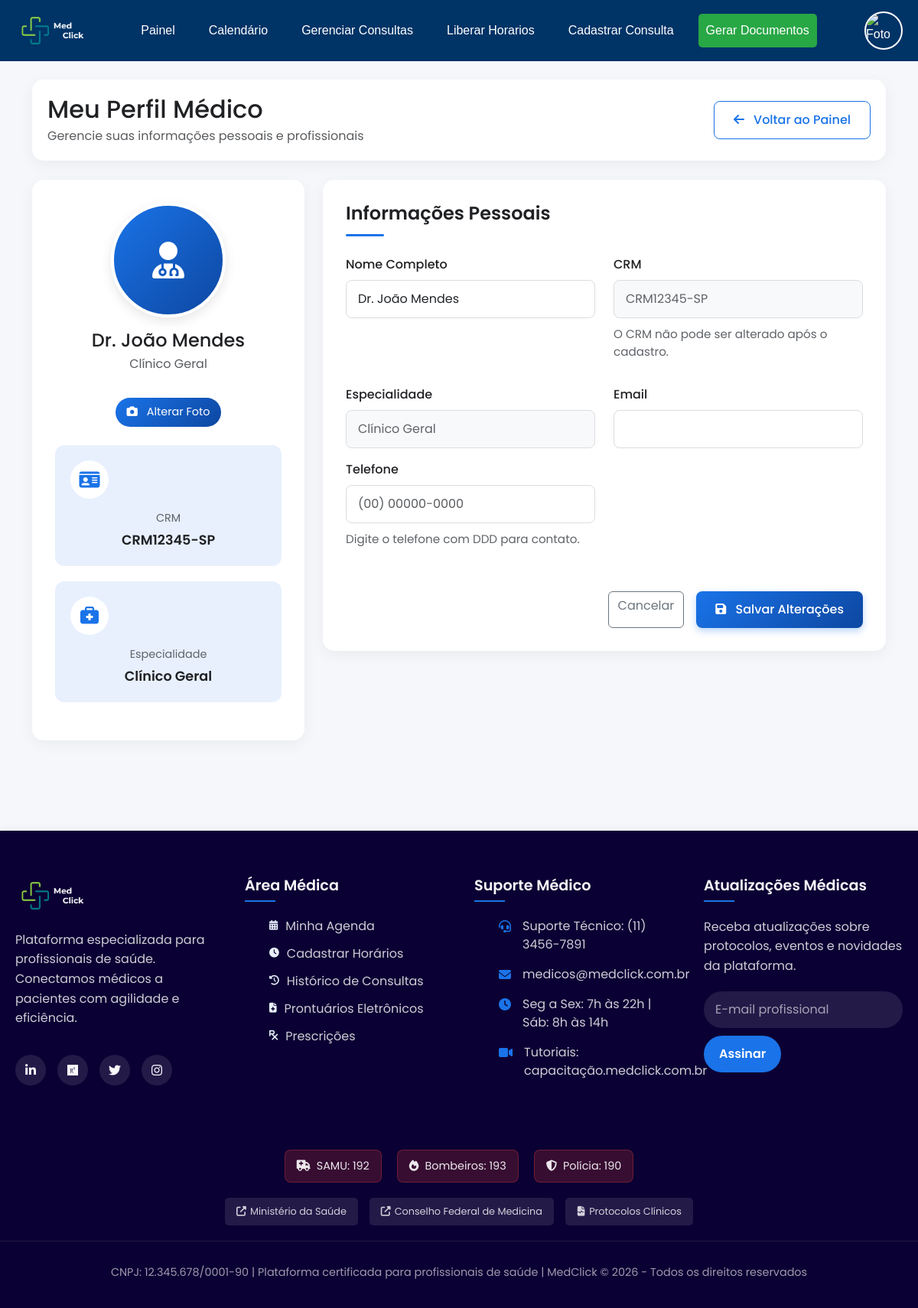
/TCC/TCC/TCC_MedClick/perfil_medico.php (signed in), run on the app's committed database.
### tables this page shows
CREATE TABLE IF NOT EXISTS `medicos` (
  `id` int(11) NOT NULL AUTO_INCREMENT,
  `nome` varchar(100) NOT NULL,
  `crm` varchar(20) NOT NULL,
  `especialidade_id` int(11) NOT NULL,
  `imagem` varchar(255) DEFAULT NULL,
  `senha` varchar(255) NOT NULL,
  `email` varchar(150) DEFAULT NULL,
  `telefone` varchar(14) DEFAULT NULL,
  `local_consulta_id` int(11) DEFAULT NULL,
  `criado_em` timestamp NOT NULL DEFAULT CURRENT_TIMESTAMP,
  PRIMARY KEY (`id`),
  UNIQUE KEY `crm` (`crm`),
  KEY `especialidade_id` (`especialidade_id`),
  KEY `local_consulta_id` (`local_consulta_id`)
);

CREATE TABLE IF NOT EXISTS `especialidades` (
  `id` int(11) NOT NULL AUTO_INCREMENT,
  `nome` varchar(100) DEFAULT NULL,
  PRIMARY KEY (`id`)
);

### TCC/TCC/TCC_MedClick/perfil_medico.php (the view, shortened to what this page needs)
<?php
require 'conexao.php';
$medico_id = $_SESSION['id'];
$sql = "SELECT m.*, e.nome AS especialidade_nome
        FROM medicos m
        LEFT JOIN especialidades e ON m.especialidade_id = e.id
        WHERE m.id = ?";
$stmt = $pdo->prepare($sql);
$stmt->execute([$medico_id]);
$medico = $stmt->fetch(PDO::FETCH_ASSOC);
if ($medico) {
    $nome = $medico['nome'];
    $crm = $medico['crm'];
    $especialidade = $medico['especialidade_nome'];
    $email = isset($medico['email']) ? $medico['email'] : '';
    $telefone = isset($medico['telefone']) ? $medico['telefone'] : '';
    $imagem = $medico['imagem'] ?: 'default_doctor.jpg';
    $caminho_imagem_uploads = __DIR__ . '/uploads/' . $imagem;
    $imagem_existe = (!empty($imagem) && file_exists($caminho_imagem_uploads));
    if (!$imagem_existe) {
        $imagem = 'default_doctor.jpg';
    } else {
        $caminho_imagem = 'uploads/' . $imagem;
    }
} else {
    echo "Médico não encontrado.";
    exit();
}
?>
<!DOCTYPE html>
<html lang="pt-BR">
<head>
    <link href="https://cdn.jsdelivr.net/npm/bootstrap@5.3.0/dist/css/bootstrap.min.css" rel="stylesheet">
    <link rel="stylesheet" href="https://cdnjs.cloudflare.com/ajax/libs/font-awesome/6.4.0/css/all.min.css">
</head>
<body>
<?php include 'header_medico.php'; ?>
<div class="container py-4">
    <div class="header-content">
        <div class="row align-items-center">
            <div class="col-md-8">
                <h2 class="mb-1">Meu Perfil Médico</h2>
                <p class="text-muted mb-0">Gerencie suas informações pessoais e profissionais</p>
            </div>
            <div class="col-md-4 text-md-end">
                <a href="pagina_medico.php" class="btn btn-outline-primary-custom">
                    <i class="fas fa-arrow-left me-2"></i> Voltar ao Painel
                </a>
            </div>
        </div>
    </div>
    <div class="row">
        <div class="col-lg-4 mb-4">
            <div class="profile-container text-center">
                <div id="defaultAvatar" class="default-avatar mx-auto mb-3"
                     style="<?php echo ($imagem_existe && $imagem !== 'default_doctor.jpg') ? 'display: none;' : ''; ?>">
                    <i class="fas fa-user-md"></i>
                </div>
                <h4 class="mb-1"><?php echo htmlspecialchars($nome); ?></h4>
                <p class="text-muted mb-3"><?php echo htmlspecialchars($especialidade); ?></p>
                <div class="profile-upload mt-3">
                    <label for="imagem" class="profile-upload-label">
                        <i class="fas fa-camera me-2"></i> Alterar Foto
                    </label>
                </div>
                <div class="mt-4">
                    <div class="profile-info-card">
                        <div class="profile-info-icon">
                            <i class="fas fa-id-card"></i>
                        </div>
                        <div class="profile-info-label">CRM</div>
                        <div class="profile-info-value"><?php echo htmlspecialchars($crm); ?></div>
                    </div>
                    <div class="profile-info-card">
                        <div class="profile-info-icon">
                            <i class="fas fa-briefcase-medical"></i>
                        </div>
                        <div class="profile-info-label">Especialidade</div>
                        <div class="profile-info-value"><?php echo htmlspecialchars($especialidade); ?></div>
                    </div>
                </div>
            </div>
        </div>
        <div class="col-lg-8">
            <div class="profile-container">
                <h4 class="section-title">Informações Pessoais</h4>
                <form id="formEditar" method="post" action="atualizar_perfil_medico.php" enctype="multipart/form-data">
                    <div class="row">
                        <div class="col-md-6 mb-3">
                            <label class="form-label">Nome Completo</label>
                            <input type="text" class="form-control" name="nome" value="<?php echo htmlspecialchars($nome); ?>" required>
                        </div>
                        <div class="col-md-6 mb-3">
                            <label class="form-label">CRM</label>
                            <input type="text" class="form-control" name="crm" value="<?php echo htmlspecialchars($crm); ?>" readonly>
                            <p class="info-text">O CRM não pode ser alterado após o cadastro.</p>
                        </div>
                    </div>
                    <div class="row">
                        <div class="col-md-6 mb-3">
                            <label class="form-label">Especialidade</label>
                            <input type="text" class="form-control" value="<?php echo htmlspecialchars($especialidade); ?>" readonly>
                        </div>
                        <div class="col-md-6 mb-3">
                            <label class="form-label">Email</label>
                            <input type="email" class="form-control" name="email" value="<?php echo htmlspecialchars($email); ?>">
                        </div>
                    </div>
                    <div class="row">
                        <div class="col-md-6 mb-3">
                            <label class="form-label">Telefone</label>
                            <div class="telefone-mask">
                                <input type="text" class="form-control" name="telefone" id="telefone"
                                       value="<?php echo htmlspecialchars($telefone); ?>"
                                       oninput="formatarTelefone(this)"
                                       placeholder="(00) 00000-0000">
                            </div>
                            <p class="info-text">Digite o telefone com DDD para contato.</p>
                        </div>
                    </div>
                    <div class="d-grid gap-2 d-md-flex justify-content-md-end mt-4">
                        <a href="painel_medico.php" class="btn btn-outline-secondary me-md-2">Cancelar</a>
                        <button type="submit" class="btn btn-primary-custom">
                            <i class="fas fa-save me-2"></i> Salvar Alterações
                        </button>
                    </div>
                </form>
            </div>
        </div>
    </div>
</div>
</body>
<?php include"footer_medico.php" ?>
</html>

### TCC/TCC/TCC_MedClick/perfil_medico.php (style rules this page uses)
:root { --primary: #1a73e8; --primary-light: #e8f0fe; --secondary: #34a853; --warning: #f9ab00; --danger: #ea4335; --dark: #202124; --light: #f8f9fa; --gray: #5f6368; }
body { font-family: 'Poppins', sans-serif; background-color: #f5f7fa; color: var(--dark); }
.header-content { background: white; border-radius: 15px; box-shadow: 0 5px 20px rgba(0, 0, 0, 0.05); padding: 20px; margin-bottom: 25px; }
.profile-container { background: white; border-radius: 15px; box-shadow: 0 5px 20px rgba(0, 0, 0, 0.05); padding: 30px; margin-bottom: 30px; }
.profile-upload { position: relative; display: inline-block; margin-top: 15px; }
.profile-upload-label { background: linear-gradient(135deg, var(--primary), #0d47a1); color: white; padding: 8px 15px; border-radius: 20px; cursor: pointer; font-size: 0.9rem; transition: all 0.3s; }
.section-title { position: relative; padding-bottom: 15px; margin-bottom: 25px; font-weight: 600; }
.section-title:after { content: ''; position: absolute; bottom: 0; left: 0; width: 50px; height: 3px; background: var(--primary); border-radius: 3px; }
.form-label { font-weight: 500; color: var(--dark); margin-bottom: 8px; }
.form-control, .form-select { border-radius: 8px; padding: 12px 15px; border: 1px solid #dadce0; transition: all 0.3s; }
.form-control:read-only { background-color: #f8f9fa; color: var(--gray); }
.btn-primary-custom { background: linear-gradient(135deg, var(--primary), #0d47a1); border: none; border-radius: 8px; padding: 12px 25px; font-weight: 500; box-shadow: 0 4px 10px rgba(26, 115, 232, 0.3); transition: all 0.3s; color: white; }
.btn-outline-primary-custom { background: transparent; border: 1px solid var(--primary); border-radius: 8px; padding: 12px 25px; font-weight: 500; color: var(--primary); transition: all 0.3s; }
.profile-info-card { background: var(--primary-light); border-radius: 12px; padding: 20px; margin-bottom: 20px; }
.profile-info-icon { width: 50px; height: 50px; border-radius: 50%; background: white; display: flex; align-items: center; justify-content: center; color: var(--primary); font-size: 1.5rem; margin-bottom: 15px; }
.profile-info-label { font-size: 0.9rem; color: var(--gray); margin-bottom: 5px; }
.profile-info-value { font-weight: 600; color: var(--dark); font-size: 1.1rem; }
.info-text { color: var(--gray); font-size: 0.95rem; margin-top: 10px; }
.telefone-mask { position: relative; }
.default-avatar { width: 150px; height: 150px; border-radius: 50%; background: linear-gradient(135deg, var(--primary), #0d47a1); display: flex; align-items: center; justify-content: center; color: white; font-size: 3rem; border: 4px solid white; box-shadow: 0 5px 15px rgba(0, 0, 0, 0.1); }

### TCC/TCC/TCC_MedClick/header_medico.php (style rules this page uses)
body { margin: 0; padding: 0; }

### TCC/TCC/TCC_MedClick/footer_medico.php (style rules this page uses)
:root { --primary: #1a73e8; --primary-light: #e8f0fe; --secondary: #34a853; --warning: #f9ab00; --danger: #ea4335; --dark: #202124; --light: #f8f9fa; --gray: #5f6368; --teal: #00838fff; --caribbean-current: #1b767eff; --slate-blue: #705dbcff; --russian-violet: #0b0033ff; --russian-violet-2: #1c0f4dff; --gradient-primary: linear-gradient(135deg, var(--primary) 0%, #0d47a1 100%); --gradient-secondary: linear-gradient(135deg, var(--slate-blue) 0%, var(--russian-violet-2) 100%); --shadow-sm: 0 4px 6px rgba(0, 0, 0, 0.05); --shadow-md: 0 6px 12px rgba(0, 0, 0, 0.08); --shadow-lg: 0 10px 25px rgba(0, 0, 0, 0.15); }
* { margin: 0; padding: 0; box-sizing: border-box; }

### data on the page
medicos: nome "Dr. João Mendes", especialidade.nome "Clínico Geral", crm "CRM12345-SP"
